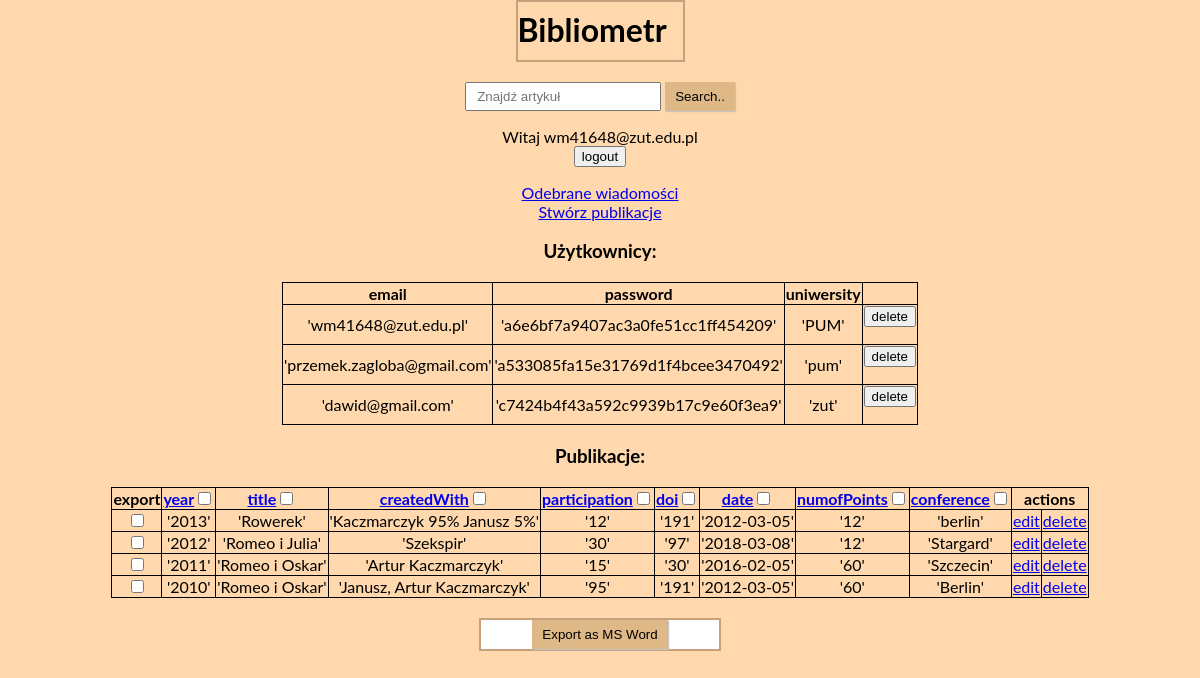
Screenshot of /index.php?order=year&sort=asc (signed in) with the database file from the repository.
### tables this page shows
CREATE TABLE `user` (
  `id` int(11) NOT NULL,
  `login` varchar(32) DEFAULT NULL,
  `password` varchar(32) DEFAULT NULL,
  `uniwersity` text DEFAULT NULL,
  `typ` enum('user','admin','','') NOT NULL,
  `publishes_id` int(11) NOT NULL
);

CREATE TABLE `publishes` (
  `id` int(11) NOT NULL,
  `year` year(4) DEFAULT NULL,
  `title` text DEFAULT NULL,
  `createdWith` varchar(50) DEFAULT NULL,
  `participation` int(11) DEFAULT NULL,
  `doi` text DEFAULT NULL,
  `date` date DEFAULT NULL,
  `numOfPoints` int(11) DEFAULT NULL,
  `conference` text DEFAULT NULL,
  `user_id` int(11) NOT NULL
);

### publishes/tableData.php (the view)
<?php
foreach($publishes as $row) {
echo "<tr>";
	echo '<td><input type="checkbox" name="row_'.$row['id'].'" /></td>';
	echo "<td>'".$row['year']."'</td>";
	echo "<td>'".$row['title']."'</td>";
	echo "<td>'".$row['createdWith']."'</td>";
	echo "<td>'".$row['participation']."'</td>";
	echo "<td>'".$row['doi']."'</td>";
	echo "<td>'".$row['date']."'</td>";
	echo "<td>'".$row['numOfPoints']."'</td>";
	echo "<td>'".$row['conference']."'</td>";
	if(!empty($_SESSION['typ'])) {
		if($_SESSION['typ'] == 'admin' || $_SESSION['id'] === $row['user_id']) {
	echo '<td>
		<a href="./publishes/form.php?id='.$row['id'].'">edit</a>
		</td>';
		}
	if($_SESSION['typ'] == 'admin'){
		echo '<td>
		<a href="./publishes/delete.php?id='.$row['id'].'">delete</a>
		</td>';
		}
	}
echo "</tr>";
            }
?>

### user/select.php (shortened to what this page needs)
<?php
$us = $db->query('SELECT * FROM user Where Typ != "admin,user" ');
            $users =  $us->fetchAll();
            if($users) {
                echo "<table>";
            echo "<thead>";
            echo "<tr><th>email</th><th>password</th><th>uniwersity</th></tr>";
            echo "<tbody>";
            foreach($users as $row) {
                echo "<tr>";
                    echo "<td>'".$row['login']."'</td>";
                    echo "<td>'".$row['password']."'</td>";
                    echo "<td>'".$row['uniwersity']."'</td>";
                    if($_SESSION['typ'] == 'admin') {
                        echo '<td>
                    <form action="./user/delete.php" method="POST">
                        <input type="hidden" name="id" value="'.$row['id'].'">
                        <button type="submit">delete</button>
                    </form>
                    </td>';
                    }
                echo "</tr>";
            }
            echo "</tbody>";
            echo "</table>";
            }
            ?>

### css/style.css (style rules this page uses)
body { text-align: center; background-color: #ffd8ad; font-family: Lato; margin: 0 auto; box-sizing: border-box; }
table { margin: 20px auto; text-align: center; border: 1px solid black; border-collapse: collapse; }
table tr th, table tr td { border: 1px solid black; }

### rows the page displays
user: login "wm41648@zut.edu.pl", password "a6e6bf7a9407ac3a0fe51cc1ff454209", uniwersity "PUM"
user: login "przemek.zagloba@gmail.com", password "a533085fa15e31769d1f4bcee3470492", uniwersity "pum"
user: login "dawid@gmail.com", password "c7424b4f43a592c9939b17c9e60f3ea9", uniwersity "zut"
publishes: year "2013", title "Rowerek", createdWith "Kaczmarczyk 95% Janusz 5%", participation "12", doi "191", date "2012-03-05", numOfPoints "12", conference "berlin"
publishes: year "2012", title "Romeo i Julia", createdWith "Szekspir", participation "30", doi "97", date "2018-03-08", numOfPoints "12", conference "Stargard"
publishes: year "2011", title "Romeo i Oskar", createdWith "Artur Kaczmarczyk", participation "15", doi "30", date "2016-02-05", numOfPoints "60", conference "Szczecin"
publishes: year "2010", title "Romeo i Oskar", createdWith "Janusz, Artur Kaczmarczyk", participation "95", doi "191", date "2012-03-05", numOfPoints "60", conference "Berlin"

### other values shown
$_SESSION['email'] "wm41648@zut.edu.pl"
